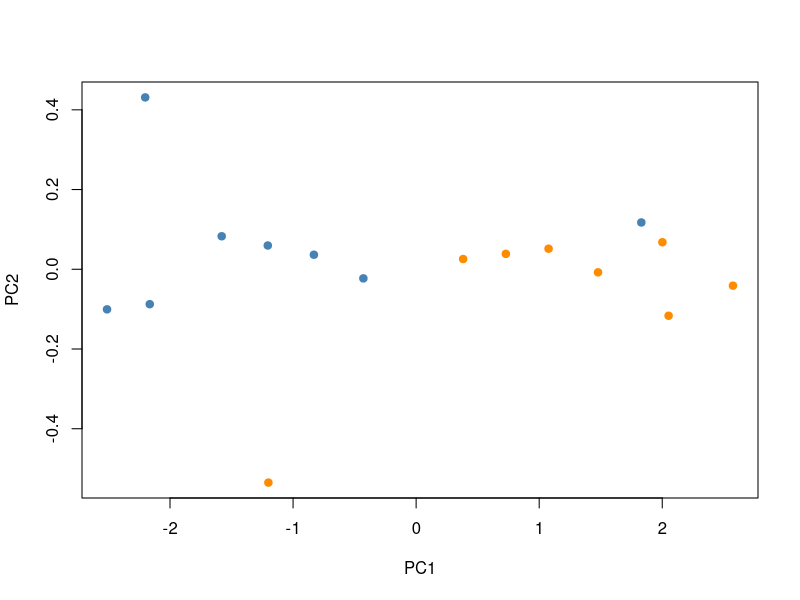

Here is the R script that generated this plot: (Note: this script raises an error after producing the figure.)
## ---- chunk 1
roundness  <- c(0.9, 0.85, 0.8, 0.75, 0.7, 0.65, 0.6, 0.3,
                0.2, 0.15, 0.25, 0.3, 0.35, 0.4, 0.45, 0.7)
elongation <- c(0.1, 0.15, 0.2, 0.25, 0.3, 0.35, 0.4, 0.75,
                0.7, 0.8, 0.75, 0.65, 0.6, 0.55, 0.5, 0.2)
symmetry   <- c(0.82, 0.78, 0.88, 0.74, 0.69, 0.64, 0.58, 0.32,
                0.28, 0.22, 0.30, 0.36, 0.42, 0.46, 0.50, 0.60)
category   <- c(1, 1, 1, 1, 1, 1, 1, 1,
                0, 0, 0, 0, 0, 0, 0, 0)

data <- data.frame(roundness, elongation, symmetry, category)
data
## ---- chunk 2
# Your two plots here

## ---- chunk 3
pca <- prcomp(data[, c("roundness", "elongation", "symmetry")], scale. = TRUE)
plot(pca$x[, 1], pca$x[, 2], pch = 19,
     col = ifelse(data$category == 1, "steelblue", "darkorange"),
     xlab = "PC1", ylab = "PC2")
## ---- chunk 4
# Your function here

## ---- chunk 5
# Your function here

## ---- chunk 6
# Your code here

## ---- chunk 7
# Your function here

## ---- chunk 8
# Your code here

## ---- chunk 9
feature_names <- c("roundness", "elongation", "symmetry")
weights <- c(0.1, 0.1, 0.1)
bias <- 0.1
lr <- 0.5

for (i in 1:nrow(data)) {
  xi <- as.numeric(data[i, feature_names])
  target <- data$category[i]

  pred <- perceptron(weights, bias, xi)
  delta <- (target - pred) * pred * (1 - pred)

  # weights <- weights + lr * ___ * ___
  # bias    <- bias + lr * ___
}

c(weights, bias)
## ---- chunk 10
# Your training loop here

## ---- chunk 11
# Your loss_history plot here

## ---- chunk 12
# Your two-feature training loop here

## ---- chunk 13
# Your code here

## ---- chunk 14
# Your code here

## ---- chunk 15
x1 <- c(0, 0, 1, 1)
x2 <- c(0, 1, 0, 1)
category <- c(0, 1, 1, 0)

xor_data <- data.frame(x1, x2, category)
xor_data
## ---- chunk 16
plot(xor_data$x1, xor_data$x2, pch = 19, cex = 3,
     col = ifelse(xor_data$category == 1, "steelblue", "darkorange"),
     xlab = "Input 1", ylab = "Input 2", xlim = c(-0.5, 1.5), ylim = c(-0.5, 1.5))
## ---- chunk 17
# Your code here
